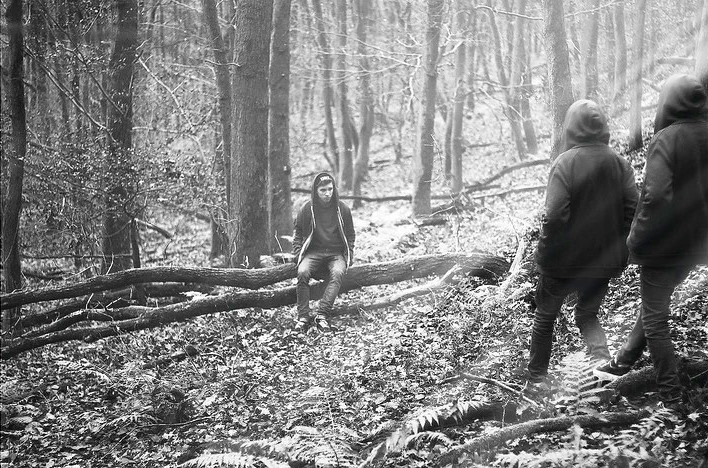
#> input picture 2023.09.04/forest.jpg, 708 x 468 px, found by its file name
$ python 'Arithmetic Mean Filter.py'
#> lines starting #> are read from the running program, lines starting #| are printed output that depends on the picture
import cv2
import numpy as np
import matplotlib.pyplot as plt

def apply_arithmetic_mean_filter_manual(image, kernel_size):
    # Get image dimensions
#> called with kernel_size = 5
    rows, cols = image.shape
#> rows = 468; cols = 708

    # Create an output image to store the filtered result
    filtered_image = np.zeros_like(image, dtype=np.float32)

    # Define half of the kernel size
    half_kernel = kernel_size // 2

    # Iterate over each pixel in the image
    for i in range(half_kernel, rows - half_kernel):
        for j in range(half_kernel, cols - half_kernel):
            # Extract the neighborhood
            neighborhood = image[i - half_kernel:i + half_kernel + 1, j - half_kernel:j + half_kernel + 1]

            # Calculate the average and assign it to the corresponding pixel in the output image
            filtered_image[i, j] = np.mean(neighborhood)
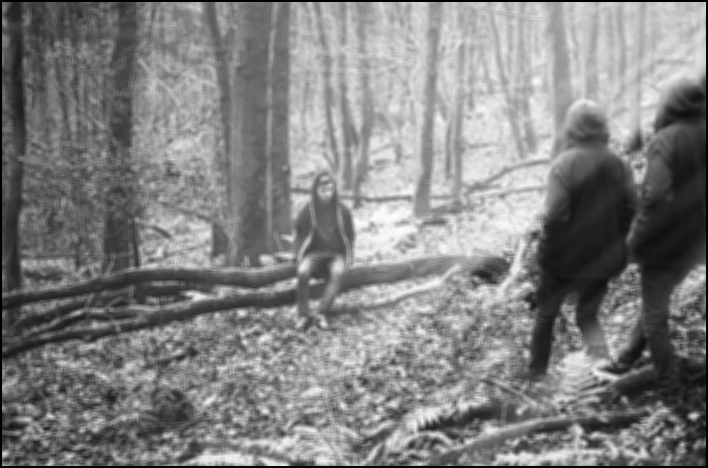
#> filtered_image: shape (468, 708) float32; min 0, max 252.9, mean 129.8

    return filtered_image.astype(np.uint8)

# Load an image using OpenCV
img = cv2.imread('forest.jpg', cv2.IMREAD_GRAYSCALE)

# Check if the image was loaded successfully
if img is None:
    print("Error: Unable to load the image. Please check the file path.")
    exit()

# Set the kernel size for the arithmetic mean filter
kernel_size = 5

# Apply arithmetic mean filter without inbuilt function
filtered_img_manual = apply_arithmetic_mean_filter_manual(img.copy(), kernel_size)

# Display the original and filtered images
plt.subplot(1, 2, 1), plt.imshow(img, cmap='gray'), plt.title('Original Image')
plt.subplot(1, 2, 2), plt.imshow(filtered_img_manual, cmap='gray'), plt.title('Filtered Image (Manual)')
plt.show()
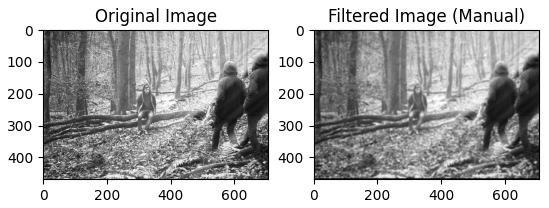
#> figure drawn by matplotlib, 2 panels
